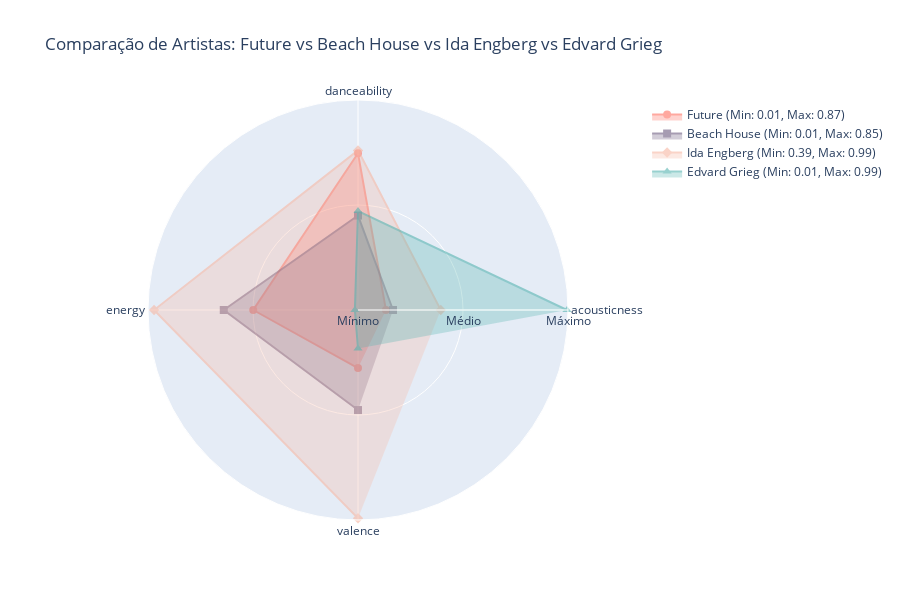

Source (notebook cell):
### Markdown cell above
## Visualization model #1 - **RADAR CHART**

### Code cell
import plotly.graph_objects as go

future = df_final[df_final['artist'] == "Future"]
beach = df_final[df_final['artist'] == "Beach House"]
ida = df_final[df_final['artist'] == "Ida Engberg"]
edvard = df_final[df_final['artist'] == "Edvard Grieg"]

f = future[['acousticness', 'danceability', 'energy', 'valence']].mean()
b = beach[['acousticness', 'danceability', 'energy', 'valence']].mean()
i = ida[['acousticness', 'danceability', 'energy', 'valence']].mean()
e = edvard[['acousticness', 'danceability', 'energy', 'valence']].mean()

f_min = future[['acousticness', 'danceability', 'energy', 'valence']].min().min()
f_max = future[['acousticness', 'danceability', 'energy', 'valence']].max().max()

b_min = beach[['acousticness', 'danceability', 'energy', 'valence']].min().min()
b_max = beach[['acousticness', 'danceability', 'energy', 'valence']].max().max()

i_min = ida[['acousticness', 'danceability', 'energy', 'valence']].min().min()
i_max = ida[['acousticness', 'danceability', 'energy', 'valence']].max().max()

e_min = edvard[['acousticness', 'danceability', 'energy', 'valence']].min().min()
e_max = edvard[['acousticness', 'danceability', 'energy', 'valence']].max().max()

categorias = ['acousticness', 'danceability', 'energy', 'valence']

rad = go.Figure()

# Future
rad.add_trace(go.Scatterpolar(
    r=[f['acousticness'], f['danceability'], f['energy'], f['valence']],
    theta=categorias,
    fill='toself',
    name=f'Future (Min: {f_min:.2f}, Max: {f_max:.2f})',  
    line_color='#FF6F61',
    hovertext=[f['acousticness'], f['danceability'], f['energy'], f['valence']],
    hoverinfo='text+name',
    opacity=0.6,
    marker=dict(symbol='circle', size=8),
    mode='markers+lines'
))

# Beach House
rad.add_trace(go.Scatterpolar(
    r=[b['acousticness'], b['danceability'], b['energy'], b['valence']],
    theta=categorias,
    fill='toself',
    name=f'Beach House (Min: {b_min:.2f}, Max: {b_max:.2f})',  
    line_color='#6C5B7F',
    hovertext=[b['acousticness'], b['danceability'], b['energy'], b['valence']],
    hoverinfo='text+name',
    opacity=0.6,
    marker=dict(symbol='square', size=8),
    mode='markers+lines'
))

# Ida Engberg
rad.add_trace(go.Scatterpolar(
    r=[i['acousticness'], i['danceability'], i['energy'], i['valence']],
    theta=categorias,
    fill='toself',
    name=f'Ida Engberg (Min: {i_min:.2f}, Max: {i_max:.2f})',  
    line_color='#F7B7A3',
    hovertext=[i['acousticness'], i['danceability'], i['energy'], i['valence']],
    hoverinfo='text+name',
    opacity=0.6,
    marker=dict(symbol='diamond', size=8),
    mode='markers+lines'
))

# Edvard Grieg
rad.add_trace(go.Scatterpolar(
    r=[e['acousticness'], e['danceability'], e['energy'], e['valence']],
    theta=categorias,
    fill='toself',
    name=f'Edvard Grieg (Min: {e_min:.2f}, Max: {e_max:.2f})',  
    line_color='#55B3B0',
    hovertext=[e['acousticness'], e['danceability'], e['energy'], e['valence']],
    hoverinfo='text+name',
    opacity=0.6,
    marker=dict(symbol='triangle-up', size=8),
    mode='markers+lines'
))

rad.update_layout(
    polar=dict(
        radialaxis=dict(
            visible=True,
            range=[0, 1],
            tickvals=[0, 0.5, 1],
            ticktext=['Mínimo', 'Médio', 'Máximo']
        )
    ),
    title='Comparação de Artistas: Future vs Beach House vs Ida Engberg vs Edvard Grieg',
    showlegend=True,
    height=600,
    hovermode='x unified'
)

rad.show()

### Figure 1 — Plotly figure (JSON) as saved in the notebook; plotly's stock layout.template omitted (floating-point values rounded to 4 significant figures)
{"data": [{"fill": "toself", "hoverinfo": "text+name", "hovertext": ["0.13307142857142856", "0.7461428571428571", "0.49885714285714283", "0.2763"], "line": {"color": "#FF6F61"}, "marker": {"size": 8, "symbol": "circle"}, "mode": "markers+lines", "name": "Future (Min: 0.01, Max: 0.87)", "opacity": 0.6, "r": [0.1331, 0.7461, 0.4989, 0.2763], "theta": ["acousticness", "danceability", "energy", "valence"], "type": "scatterpolar"}, {"fill": "toself", "hoverinfo": "text+name", "hovertext": ["0.16664", "0.44980000000000003", "0.6392", "0.47640000000000005"], "line": {"color": "#6C5B7F"}, "marker": {"size": 8, "symbol": "square"}, "mode": "markers+lines", "name": "Beach House (Min: 0.01, Max: 0.85)", "opacity": 0.6, "r": [0.1666, 0.4498, 0.6392, 0.4764], "theta": ["acousticness", "danceability", "energy", "valence"], "type": "scatterpolar"}, {"fill": "toself", "hoverinfo": "text+name", "hovertext": ["0.394", "0.76", "0.971", "0.992"], "line": {"color": "#F7B7A3"}, "marker": {"size": 8, "symbol": "diamond"}, "mode": "markers+lines", "name": "Ida Engberg (Min: 0.39, Max: 0.99)", "opacity": 0.6, "r": [0.394, 0.76, 0.971, 0.992], "theta": ["acousticness", "danceability", "energy", "valence"], "type": "scatterpolar"}, {"fill": "toself", "hoverinfo": "text+name", "hovertext": ["0.995", "0.471", "0.0148", "0.183"], "line": {"color": "#55B3B0"}, "marker": {"size": 8, "symbol": "triangle-up"}, "mode": "markers+lines", "name": "Edvard Grieg (Min: 0.01, Max: 0.99)", "opacity": 0.6, "r": [0.995, 0.471, 0.0148, 0.183], "theta": ["acousticness", "danceability", "energy", "valence"], "type": "scatterpolar"}], "layout": {"height": 600, "hovermode": "x unified", "polar": {"radialaxis": {"range": [0, 1], "ticktext": ["Mínimo", "Médio", "Máximo"], "tickvals": [0, 0.5, 1], "visible": true}}, "showlegend": true, "title": {"text": "Comparação de Artistas: Future vs Beach House vs Ida Engberg vs Edvard Grieg"}}}
